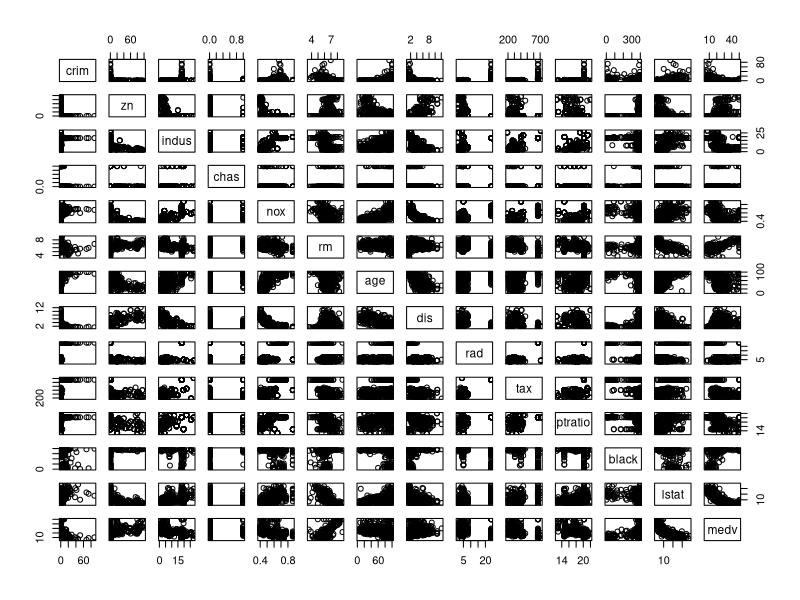
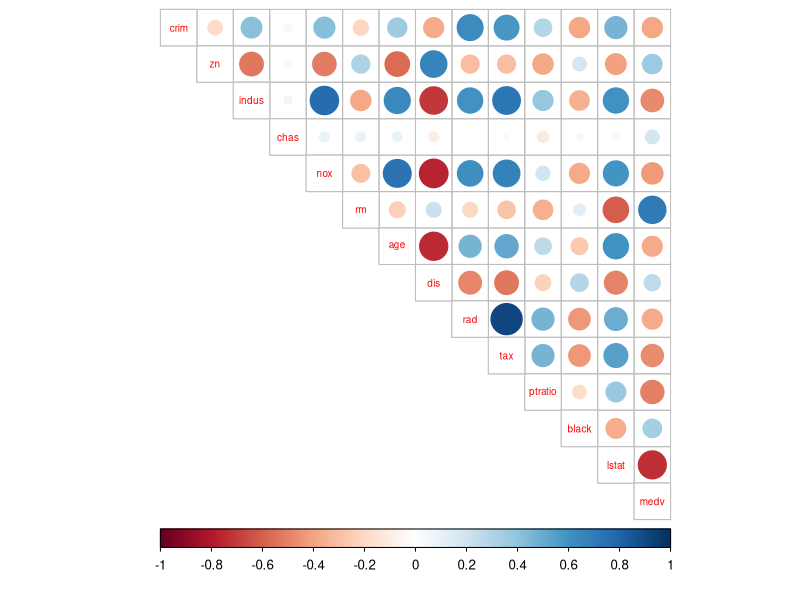
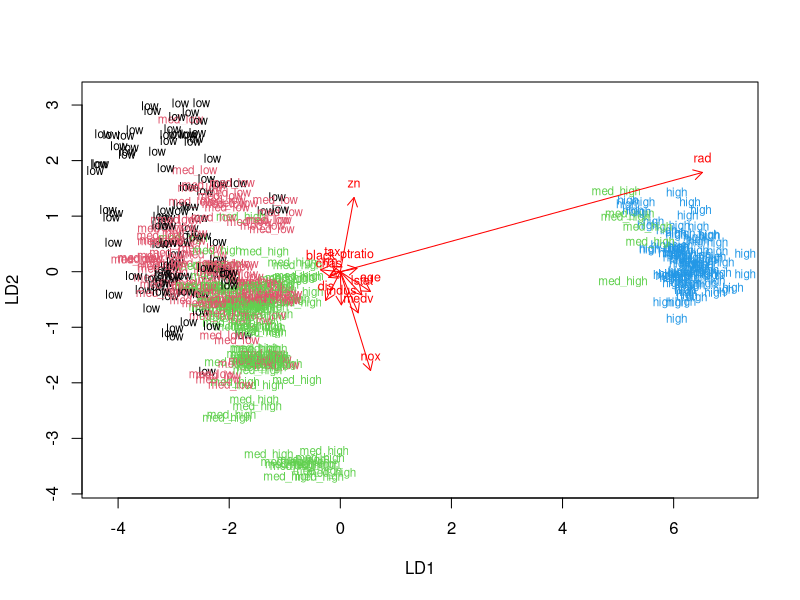
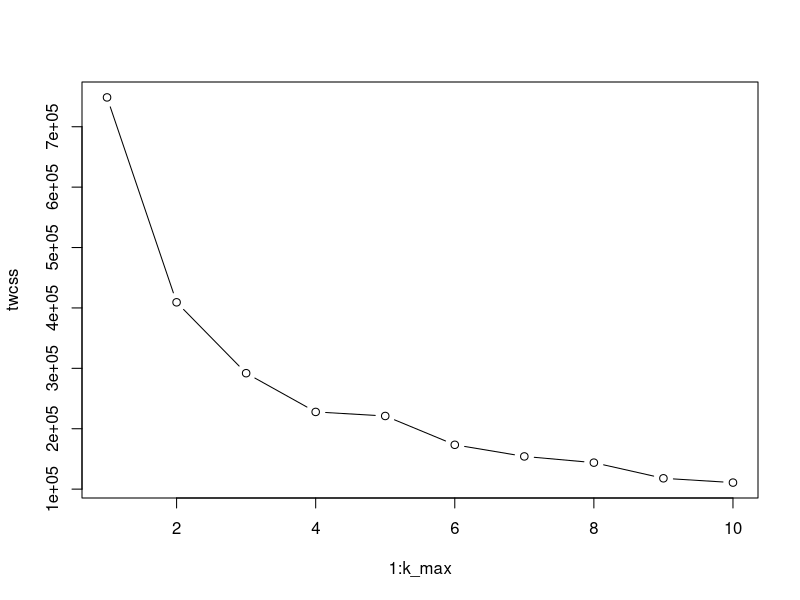
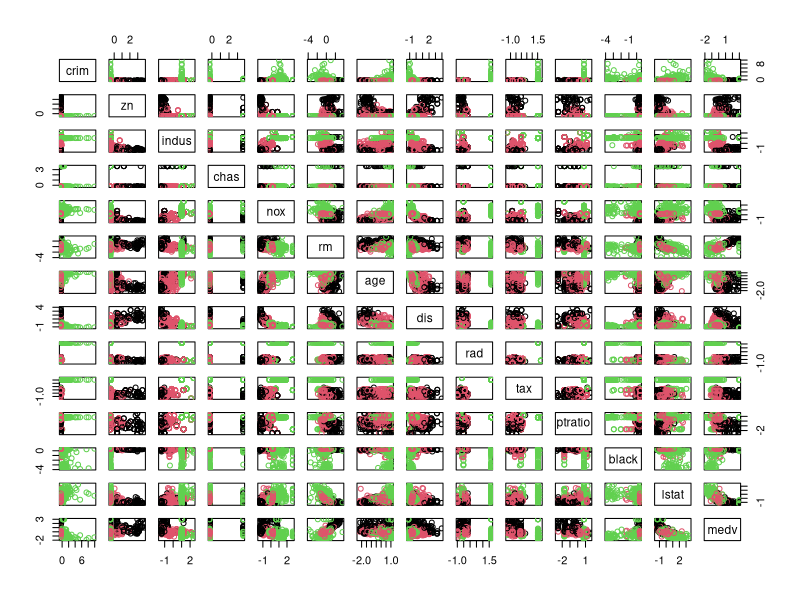

The R source for these figures, in order:
## ---- chunk 1
library(MASS)
data("Boston")
## ---- chunk 2
str(Boston)
dim(Boston)
## ---- chunk 3
pairs(Boston)
## ---- chunk 4
summary(Boston)
## ---- chunk 5
library(corrplot)
library(tidyverse)
cor_matrix<-cor(Boston) %>% round(digits=2)

corrplot(cor_matrix, method="circle", type="upper", cl.pos="b", tl.pos="d", tl.cex=0.6)
## ---- chunk 6
boston_scaled <- scale(Boston)
summary(boston_scaled)
boston_scaled <- as.data.frame(boston_scaled)
## ---- chunk 7
scaled_crim <- boston_scaled$crim
## ---- chunk 8
bins <- quantile(scaled_crim)
## ---- chunk 9
crime <- cut(scaled_crim, breaks = bins, include.lowest = TRUE, label = c("low", "med_low", "med_high", "high"))
## ---- chunk 10
boston_scaled <- dplyr::select(boston_scaled, -crim)
## ---- chunk 11
boston_scaled <- data.frame(boston_scaled, crime)
## ---- chunk 12
n <- nrow(boston_scaled)
## ---- chunk 13
ind <- sample(n,  size = n * 0.8)
## ---- chunk 14
train <- boston_scaled[ind,]
## ---- chunk 15
test <- boston_scaled[-ind,]
## ---- chunk 16
lda.fit <- lda(crime ~ ., data = train)
## ---- chunk 17
lda.arrows <- function(x, myscale = 1, arrow_heads = 0.1, color = "red", tex = 0.75, choices = c(1,2)){
  heads <- coef(x)
  arrows(x0 = 0, y0 = 0, 
         x1 = myscale * heads[,choices[1]], 
         y1 = myscale * heads[,choices[2]], col=color, length = arrow_heads)
  text(myscale * heads[,choices], labels = row.names(heads), 
       cex = tex, col=color, pos=3)
}
## ---- chunk 18
classes <- as.numeric(train$crime)
## ---- chunk 19
plot(lda.fit, dimen = 2, col = classes, pch = classes)
lda.arrows(lda.fit, myscale = 2)
## ---- chunk 20
correct_classes <- test$crime
## ---- chunk 21
test <- dplyr::select(test, -crime)
## ---- chunk 22
lda.pred <- predict(lda.fit, newdata = test)
## ---- chunk 23
table(correct = correct_classes, predicted = lda.pred$class)
## ---- chunk 24
data("Boston")
boston_scaled <- scale(Boston)
boston_scaled <- as.data.frame(boston_scaled)
## ---- chunk 25
dist_eu <- dist(boston_scaled)
## ---- chunk 26
k_max <- 10
## ---- chunk 27
twcss <- sapply(1:k_max, function(k){kmeans(dist_eu, k)$tot.withinss})
plot(1:k_max, twcss, type='b')
## ---- chunk 28
km <-kmeans(dist_eu, centers = 3)
## ---- chunk 29
pairs(boston_scaled, col = km$cluster)
